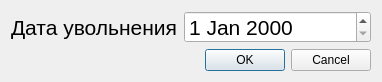
<?xml version="1.0" encoding="UTF-8"?>
<ui version="4.0">
 <class>FireDialog</class>
 <widget class="QDialog" name="FireDialog">
  <property name="geometry">
   <rect>
    <x>0</x>
    <y>0</y>
    <width>382</width>
    <height>82</height>
   </rect>
  </property>
  <property name="windowTitle">
   <string>Уволить сотрудника</string>
  </property>
  <layout class="QGridLayout" name="gridLayout">
   <item row="0" column="0">
    <widget class="QLabel" name="label">
     <property name="minimumSize">
      <size>
       <width>0</width>
       <height>30</height>
      </size>
     </property>
     <property name="font">
      <font>
       <pointsize>16</pointsize>
      </font>
     </property>
     <property name="text">
      <string>Дата увольнения</string>
     </property>
    </widget>
   </item>
   <item row="0" column="1">
    <widget class="QDateEdit" name="dateEdit">
     <property name="minimumSize">
      <size>
       <width>0</width>
       <height>30</height>
      </size>
     </property>
     <property name="font">
      <font>
       <pointsize>16</pointsize>
      </font>
     </property>
    </widget>
   </item>
   <item row="1" column="1">
    <widget class="QDialogButtonBox" name="buttonBox">
     <property name="orientation">
      <enum>Qt::Horizontal</enum>
     </property>
     <property name="standardButtons">
      <set>QDialogButtonBox::Cancel|QDialogButtonBox::Ok</set>
     </property>
    </widget>
   </item>
  </layout>
 </widget>
 <resources/>
 <connections>
  <connection>
   <sender>buttonBox</sender>
   <signal>accepted()</signal>
   <receiver>FireDialog</receiver>
   <slot>accept()</slot>
   <hints>
    <hint type="sourcelabel">
     <x>248</x>
     <y>254</y>
    </hint>
    <hint type="destinationlabel">
     <x>157</x>
     <y>274</y>
    </hint>
   </hints>
  </connection>
  <connection>
   <sender>buttonBox</sender>
   <signal>rejected()</signal>
   <receiver>FireDialog</receiver>
   <slot>reject()</slot>
   <hints>
    <hint type="sourcelabel">
     <x>316</x>
     <y>260</y>
    </hint>
    <hint type="destinationlabel">
     <x>286</x>
     <y>274</y>
    </hint>
   </hints>
  </connection>
 </connections>
</ui>
